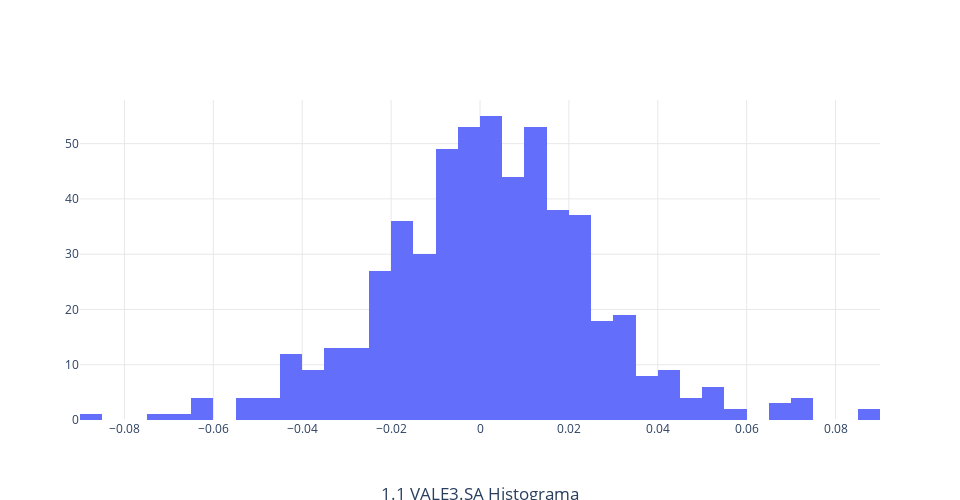

Notebook source saved alongside this figure:
### Code cell
simple_plot(data, "1.1 VALE3.SA Histograma")

### Figure 1 — Plotly figure (JSON) as saved in the notebook; plotly's stock layout.template omitted (floating-point values rounded to 4 significant figures; data arrays with more than 128 entries replaced by an {"elided": "..."} marker saying what was removed)
{"data": [{"type": "histogram", "x": {"elided": "560 float values"}}], "layout": {"height": 500, "plot_bgcolor": "rgba(0,0,0,0)", "title": {"text": "1.1 VALE3.SA Histograma", "x": 0.5, "xanchor": "center", "y": 0, "yanchor": "bottom"}, "width": 960, "xaxis": {"gridcolor": "#E8E8E8", "gridwidth": 1, "rangeslider": {"visible": false}, "showgrid": true}, "yaxis": {"gridcolor": "#E8E8E8", "gridwidth": 1, "showgrid": true}}}
